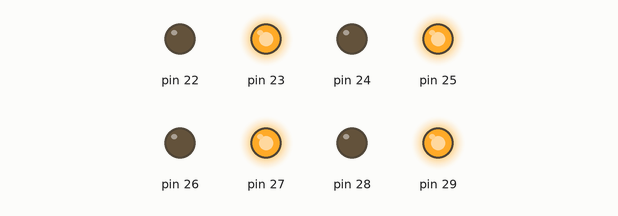
The sketch below on a simulated Arduino Mega 2560, built with avr-gcc and run on an emulated ATmega2560. Shown: output pins drawn as LEDs (lit = HIGH).

Above: at 3.0 s.
At 4.5 s:
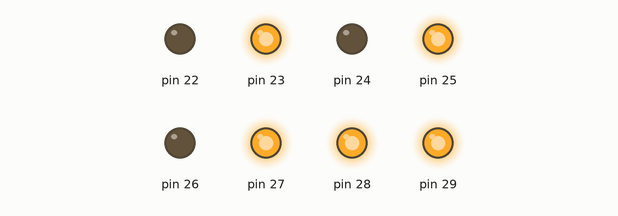
At 5.5 s:
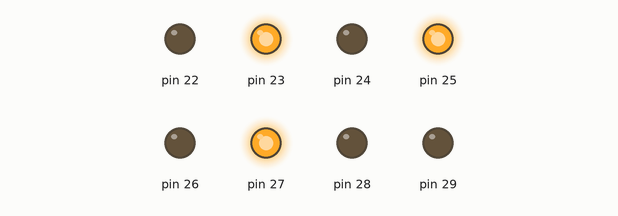
At 6.5 s:
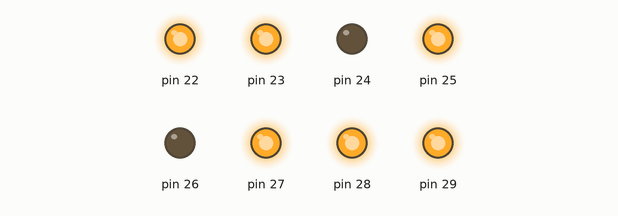
At 7.5 s:
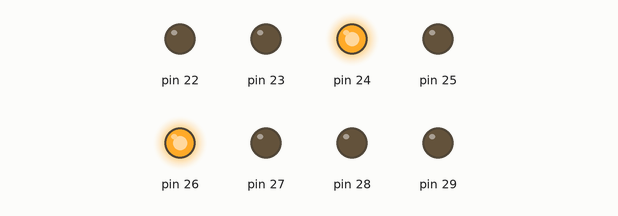
Timing chart, 0 to 9.8 s (numbered marks = the images above):
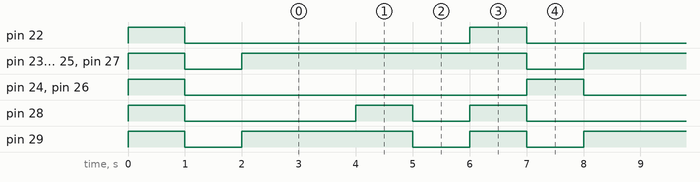

Measured:
- by itself, pin 22: alternates HIGH for 1.0 s and LOW for 5.0 s
- by itself, pin 23, pin 25, pin 27: alternates HIGH for 5.0 s and LOW for 1.0 s
- by itself, pin 24, pin 26: repeats every 6.0 s: HIGH 1.0 s, LOW 5.0 s
- by itself, pin 28: repeats every 6.0 s: HIGH 1.0 s, LOW 1.0 s, HIGH 1.0 s, LOW 3.0 s
- by itself, pin 29: repeats every 6.0 s: HIGH 3.0 s, LOW 1.0 s, HIGH 1.0 s, LOW 1.0 s

The sketch:

01_Exercise_PortA.ino
```cpp
int delay_time = 1000;

void setup()
{
  DDRA = DDRA | 0b11111111; //set pin 22 to 29 to OUTPUT

  PORTA = 0b11111111;
  delay(delay_time);
  PORTA = ~PORTA;
  delay(delay_time);
}

void loop()
{
  PORTA = 0b10101010;
  delay(delay_time);
  PORTA |= (1 << PA7);
  delay(delay_time);
  PORTA |= (1 << PA7) | (1 << PA6);
  delay(delay_time);
  PORTA ^= (1 << PA7) | (1 << PA6);
  delay(delay_time);
  PORTA |= (1 << PA7) | (1 << PA6) | (1 << PA0) | (1 << PA3);
  delay(delay_time);
  PORTA = ~PORTA;
  delay(delay_time);
}
```
